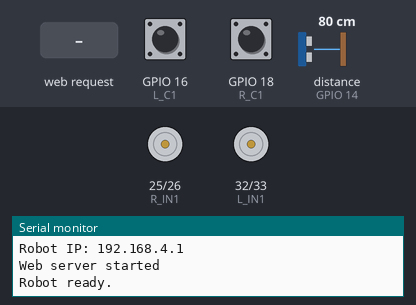
The sketch below on a simulated ESP32. Parts: motor-driver pin pairs drawn as motors (green arrow = first pin HIGH = forward, orange = second pin HIGH = backward, longer = more drive), the last lines printed to the serial monitor. The test bench sets the inputs (shaded band); at power-on: distance to the obstacle (sensor on GPIO 14) 80 cm, GPIO 16 (L_C1) HIGH, GPIO 18 (R_C1) HIGH. The echo pulse lasts 58.3 µs per cm.

Above: at 1.2 s.
1.3 s: HTTP request GET /start received
At 1.6 s:
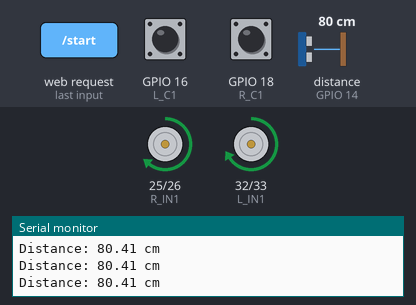
2.8 s: distance to the obstacle (sensor on GPIO 14) set to 11 cm
4.3 s: distance to the obstacle (sensor on GPIO 14) set to 8 cm
At 4.9 s:
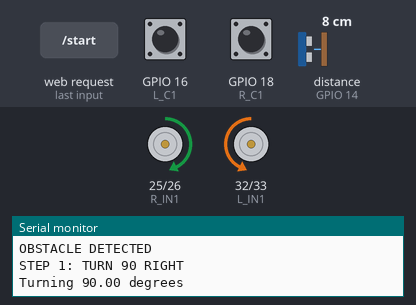
5.9 s: HTTP request GET /stop received
At 6.9 s:
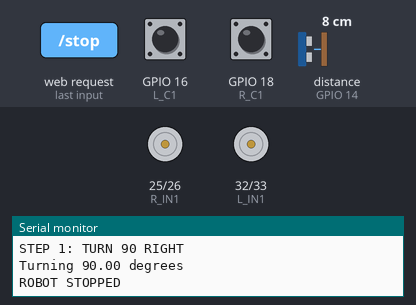
Timing chart, 0 to 8.4 s (numbered marks = the images above; inputs shaded):
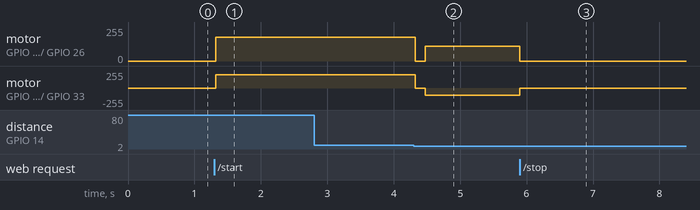

The sketch:

robot.ino
```cpp
#include <Arduino.h>
#include <WiFi.h>
#include <WebServer.h>

#include "config.h"
#include "state.h"
#include "encoders.h"
#include "motors.h"
#include "autonomous.h"
#include "ultrasonic.h"
#include "web.h"

const char* ssid = "ROBOT_ESP32";
const char* password = "roboy1234";

// PID

float Kp = 150.0f;
float Ki = 30.0f;
float Kd = 0.0f;

float RIGHT_MOTOR_SCALE = 0.90f;

// Encoder state

volatile long leftTicks = 0;
volatile long rightTicks = 0;

long prevLeftTicks = 0;
long prevRightTicks = 0;

unsigned long lastControlTime = 0;       // Timing

// Robot state

AutoState autoState = AUTO_IDLE;

float autoTargetHeading = 0;

// PID state

float pidIntegral = 0;
float pidLastError = 0;

// Web server

WebServer server(80);

void setup() {
  Serial.begin(115200);

  // Encoder inputs
  pinMode(L_C1, INPUT_PULLUP);
  pinMode(L_C2, INPUT_PULLUP);

  pinMode(R_C1, INPUT_PULLUP);
  pinMode(R_C2, INPUT_PULLUP);

  attachInterrupt(
      digitalPinToInterrupt(L_C1),
      leftISR, CHANGE);

  attachInterrupt(
      digitalPinToInterrupt(R_C1), rightISR, CHANGE);

  // Motor PWM
  ledcAttach(L_IN1, PWM_FREQ, PWM_RES);

  ledcAttach(L_IN2, PWM_FREQ, PWM_RES);

  ledcAttach(R_IN1, PWM_FREQ, PWM_RES);

  ledcAttach(R_IN2, PWM_FREQ, PWM_RES);

  setMotor(0, 0);

  setupUltrasonic();                      // Ultrasonic sensor

  WiFi.softAP(ssid, password);          // ESP32 creates its own Wi-Fi network.

  Serial.println();
  Serial.println("==============================");
  Serial.println("ESP32 ULTRASONIC ROBOT");
  Serial.println("==============================");

  Serial.print("Wi-Fi SSID: ");
  Serial.println(ssid);

  Serial.print("Wi-Fi Password: ");
  Serial.println(password);

  Serial.print("Robot IP: ");
  Serial.println(WiFi.softAPIP());

  setupWebServer();

  lastControlTime = millis();

  Serial.println("Robot ready.");
}

void loop() {
  handleWebClient();

  if (millis() - lastControlTime >= CONTROL_INTERVAL_MS) {

    lastControlTime = millis();

    updateAutonomous();
  }
}
```

autonomous.cpp
```cpp
#include <Arduino.h>
#include <math.h>

#include "config.h"
#include "state.h"
#include "encoders.h"
#include "motors.h"
#include "ultrasonic.h"
#include "autonomous.h"

static float normalizeAngle(float angle) {

  while (angle > 180.0f)
    angle -= 360.0f;

  while (angle < -180.0f)
    angle += 360.0f;

  return angle;
}

// START ROBOT

void startAutonomous() {

  autoState = AUTO_DRIVE;

  resetPID();

  Serial.println("AUTONOMOUS START");
}

// STOP ROBOT

void stopAutonomous() {

  setMotor(0, 0);

  resetPID();

  autoState = AUTO_IDLE;

  Serial.println("ROBOT STOPPED");
}

// START A TURN

static void startAvoidTurn(float degrees) {

  float currentHeading = getHeadingDeg();

  autoTargetHeading = currentHeading + degrees;

  resetPID();

  autoState = AUTO_AVOID_TURN;

  Serial.print("Turning ");
  Serial.print(degrees);
  Serial.println(" degrees");
}

// CHECK WHETHER ROBOT CAN CONTINUE

static bool pathBlocked() {

  float distance = readDistanceCM();

  Serial.print("Distance: ");
  Serial.print(distance);
  Serial.println(" cm");

  if (distance <= 0.0f) {

    // No valid echo.
    // Treat it as no obstacle.
    return false;
  }

  return distance <= OBSTACLE_DISTANCE_CM;
}

// FORWARD MOVEMENT

static void updateDrive() {

  // Check obstacle

  if (pathBlocked()) {

    setMotor(0, 0);

    delay(150);

    Serial.println("OBSTACLE DETECTED");
    Serial.println("STEP 1: TURN 90 RIGHT");

    // First attempt:
    // 90 degrees RIGHT
    startAvoidTurn(90.0f);

    return;
  }

  // Normal forward movement

  int speedL = BASE_SPEED;
  int speedR = BASE_SPEED;

  applyStraightPID(speedL, speedR);

  setMotor(speedL, speedR);
}

// TURN CONTROL

static void updateAvoidTurn() {

  float currentHeading = getHeadingDeg();

  float error = normalizeAngle(autoTargetHeading - currentHeading);

  // Turn completed

  if (fabsf(error) <= 2.0f) {

    setMotor(0, 0);

    delay(200);

    resetPID();

    // Check the new direction

    float distance = readDistanceCM();

    Serial.print("After turn distance: ");
    Serial.print(distance);
    Serial.println(" cm");


    bool blocked = false;

    if (distance > 0.0f && distance <= OBSTACLE_DISTANCE_CM) {

      blocked = true;
    }

    // FIRST TURN FAILED
    // 90 RIGHT -> STILL BLOCKED

    if (blocked) {

      Serial.println("STILL BLOCKED AFTER 90 RIGHT");

      Serial.println("STEP 2: TURN 180 LEFT");

      // From current position:
      // turn 180 degrees LEFT.
      startAvoidTurn(-180.0f);

      return;
    }

    // PATH IS CLEAR

    Serial.println("PATH CLEAR - CONTINUE FORWARD");

    autoState = AUTO_DRIVE;

    return;
  }

  // Slow down near target angle

  int turnSpeed = TURN_SPEED;

  if (fabsf(error) < 20.0f)
    turnSpeed = 75;

  // Turn direction

  if (error > 0) {
    setMotor(-turnSpeed, turnSpeed);                      // RIGHT
  } else {
    setMotor(turnSpeed, -turnSpeed);                      // LEFT
  }
}

// MAIN AUTONOMOUS CONTROL

void updateAutonomous() {

  if (autoState == AUTO_DRIVE) {

    updateDrive();
  }

  else if (autoState == AUTO_AVOID_TURN) {

    updateAvoidTurn();
  }

  else if (autoState == AUTO_IDLE || autoState == AUTO_DONE) {

    setMotor(0, 0);
  }
}
```

autonomous.h
```cpp
#pragma once

void startAutonomous();
void stopAutonomous();
void updateAutonomous();
```

encoders.cpp
```cpp
#include <Arduino.h>
#include "config.h"
#include "state.h"
#include "encoders.h"

void IRAM_ATTR leftISR() {
  bool c1 = digitalRead(L_C1);
  bool c2 = digitalRead(L_C2);

  if (c1 == c2)
    leftTicks++;
  else
    leftTicks--;
}

void IRAM_ATTR rightISR() {
  bool c1 = digitalRead(R_C1);
  bool c2 = digitalRead(R_C2);

  if (c1 == c2)
    rightTicks++;
  else
    rightTicks--;
}

float getLeftDistance() {
  return ((float)leftTicks / LEFT_TICKS_PER_REV) * WHEEL_CIRCUMFERENCE_MM;
}

float getRightDistance() {
  return ((float)rightTicks / RIGHT_TICKS_PER_REV) * WHEEL_CIRCUMFERENCE_MM;
}

float getHeadingDeg() {
  float distL = getLeftDistance();
  float distR = getRightDistance();

  float headingRad = (distR - distL) / WHEEL_BASE_MM;

  return headingRad * 180.0f / PI;
}
```

encoders.h
```cpp
#pragma once

void IRAM_ATTR leftISR();
void IRAM_ATTR rightISR();

float getLeftDistance();
float getRightDistance();
float getHeadingDeg();
```

motors.cpp
```cpp
#include <Arduino.h>
#include "config.h"
#include "state.h"
#include "motors.h"

void setMotor(int speedL, int speedR) {
  speedL = constrain(speedL, -255, 255);
  speedR = constrain(speedR, -255, 255);

  if (speedL >= 0) {
    ledcWrite(L_IN1, speedL);
    ledcWrite(L_IN2, 0);
  } else {
    ledcWrite(L_IN1, 0);
    ledcWrite(L_IN2, -speedL);
  }

  if (speedR >= 0) {
    ledcWrite(R_IN1, speedR);
    ledcWrite(R_IN2, 0);
  } else {
    ledcWrite(R_IN1, 0);
    ledcWrite(R_IN2, -speedR);
  }
}

void resetPID() {
  pidIntegral = 0;
  pidLastError = 0;

  prevLeftTicks = leftTicks;
  prevRightTicks = rightTicks;
}

void applyStraightPID(int &speedL, int &speedR) {
  long dLeft = leftTicks - prevLeftTicks;
  long dRight = rightTicks - prevRightTicks;

  prevLeftTicks = leftTicks;
  prevRightTicks = rightTicks;

  float leftRevolutions =
      (float)dLeft / LEFT_TICKS_PER_REV;

  float rightRevolutions =
      (float)dRight / RIGHT_TICKS_PER_REV;

  float error = leftRevolutions - rightRevolutions;

  pidIntegral += error;
  pidIntegral = constrain(pidIntegral, -100.0f, 100.0f);

  float derivative = error - pidLastError;

  float correction =
      Kp * error +
      Ki * pidIntegral +
      Kd * derivative;

  pidLastError = error;

  speedR = (int)(speedR * RIGHT_MOTOR_SCALE);

  speedL -= (int)correction;
  speedR += (int)correction;

  speedL = constrain(speedL, -255, 255);
  speedR = constrain(speedR, -255, 255);
}
```

motors.h
```cpp
#pragma once

void setMotor(int speedL, int speedR);
void resetPID();
void applyStraightPID(int &speedL, int &speedR);
```

state.h
```cpp
#pragma once
#include <Arduino.h>

enum AutoState {
  AUTO_IDLE,
  AUTO_DRIVE,
  AUTO_AVOID_TURN,
  AUTO_DONE
};

extern volatile long leftTicks;
extern volatile long rightTicks;

extern long prevLeftTicks;
extern long prevRightTicks;

extern unsigned long lastControlTime;

extern AutoState autoState;

extern float autoTargetHeading;

extern float pidIntegral;
extern float pidLastError;
```

ultrasonic.cpp
```cpp
#include <Arduino.h>
#include "config.h"
#include "ultrasonic.h"

void setupUltrasonic() {
  pinMode(ULTRASONIC_TRIG, OUTPUT);
  pinMode(ULTRASONIC_ECHO, INPUT);

  digitalWrite(ULTRASONIC_TRIG, LOW);
}

float readDistanceCM() {
  // Trigger a 10 us ultrasonic pulse.
  digitalWrite(ULTRASONIC_TRIG, LOW);
  delayMicroseconds(2);

  digitalWrite(ULTRASONIC_TRIG, HIGH);
  delayMicroseconds(10);
  digitalWrite(ULTRASONIC_TRIG, LOW);

  // Timeout prevents the robot from waiting too long.
  unsigned long duration = pulseIn(ULTRASONIC_ECHO, HIGH, 30000UL);

  // 0 means no valid echo was received.
  if (duration == 0)
    return 0.0f;

  // Speed of sound conversion:
  // distance(cm) = time(us) / 58
  return (float)duration / 58.0f;
}

bool obstacleDetected() {
  float distance = readDistanceCM();

  // No echo is treated as "no detected obstacle".
  if (distance <= 0.0f)
    return false;

  return distance <= OBSTACLE_DISTANCE_CM;
}
```

ultrasonic.h
```cpp
#pragma once

void setupUltrasonic();
float readDistanceCM();
bool obstacleDetected();
```

web.cpp
```cpp
#include <Arduino.h>
#include <WiFi.h>
#include <WebServer.h>

#include "config.h"
#include "state.h"
#include "autonomous.h"
#include "ultrasonic.h"
#include "web.h"

extern WebServer server;

const char htmlPage[] PROGMEM = R"HTML(
<!DOCTYPE html>
<html>
<head>
<meta name="viewport"
      content="width=device-width, initial-scale=1">

<title>ESP32 Robot</title>

<style>
body {
  font-family: Arial, sans-serif;
  text-align: center;
  background: #111;
  color: white;
  margin-top: 60px;
}

button {
  width: 220px;
  height: 80px;
  font-size: 28px;
  margin: 15px;
  border: none;
  border-radius: 15px;
}

#start {
  background: #168a35;
  color: white;
}

#stop {
  background: #b82020;
  color: white;
}

#status {
  margin-top: 30px;
  font-size: 20px;
}
</style>
</head>

<body>

<h1>ESP32 ROBOT</h1>

<button id="start"
        onclick="startRobot()">
  START
</button>

<br>

<button id="stop"
        onclick="stopRobot()">
  STOP
</button>

<div id="status">
  Status: STOPPED
</div>

<script>

function startRobot() {
  fetch('/start')
    .then(() => {
      document.getElementById('status').innerText =
        'Status: RUNNING';
    });
}

function stopRobot() {
  fetch('/stop')
    .then(() => {
      document.getElementById('status').innerText =
        'Status: STOPPED';
    });
}

</script>

</body>
</html>
)HTML";

void handleRoot() {
  server.send_P(200, "text/html", htmlPage);
}

void handleStart() {
  startAutonomous();

  server.send(200, "text/plain", "started");
}

void handleStop() {
  stopAutonomous();

  server.send(200, "text/plain", "stopped");
}

void setupWebServer() {
  server.on("/", handleRoot);
  server.on("/start", handleStart);
  server.on("/stop", handleStop);

  server.begin();

  Serial.println("Web server started");
}

void handleWebClient() {
  server.handleClient();
}
```

web.h
```cpp
#pragma once

void setupWebServer();
void handleWebClient();
```

config.h
```cpp
#pragma once
#include <Arduino.h>

// ---------------- Wi-Fi ----------------
extern const char* ssid;
extern const char* password;

// ---------------- Wheel encoders ----------------
#define L_C1 16
#define L_C2 17
#define R_C1 18
#define R_C2 19

// ---------------- Motor driver ----------------
#define L_IN1 32
#define L_IN2 33
#define R_IN1 25
#define R_IN2 26

#define PWM_FREQ 5000
#define PWM_RES 8

// ---------------- Robot geometry ----------------
#define WHEEL_CIRCUMFERENCE_MM 100.53f
#define WHEEL_BASE_MM 130.50f
#define LEFT_TICKS_PER_REV 2020.0f
#define RIGHT_TICKS_PER_REV 2000.0f

// ---------------- Motor/PID ----------------
#define BASE_SPEED 200
#define TURN_SPEED 110

#define CONTROL_INTERVAL_MS 50

extern float Kp;
extern float Ki;
extern float Kd;
extern float RIGHT_MOTOR_SCALE;

// ---------------- Ultrasonic HC-SR04 ----------------
// Change these pins if required.
#define ULTRASONIC_TRIG 27
#define ULTRASONIC_ECHO 14

// Robot stops and starts an avoidance turn when an object
// is at or closer than this distance.
#define OBSTACLE_DISTANCE_CM 10.0f

// How far the robot turns when it sees an obstacle.
#define AVOID_TURN_DEGREES 90.0f
```

Measured:
- the behaviour switches between 10 and 9 cm on distance to the obstacle (sensor on GPIO 14) (found by bisection; images 1 and 2)
- after the input at 1.3 s, motor on GPIO 25 (R_IN1) / GPIO 26 (R_IN2): stopped → forward 179/255 at once; motor on GPIO 32 (L_IN1) / GPIO 33 (L_IN2): stopped → forward 199/255 at once
- after the input at 4.3 s, motor on GPIO 25 (R_IN1) / GPIO 26 (R_IN2): forward 179/255 → stopped at once, → forward 110/255 0.15 s later; motor on GPIO 32 (L_IN1) / GPIO 33 (L_IN2): forward 199/255 → stopped at once, → backward 110/255 0.15 s later
- after the input at 5.9 s, motor on GPIO 25 (R_IN1) / GPIO 26 (R_IN2): forward 110/255 → stopped at once; motor on GPIO 32 (L_IN1) / GPIO 33 (L_IN2): backward 110/255 → stopped at once
